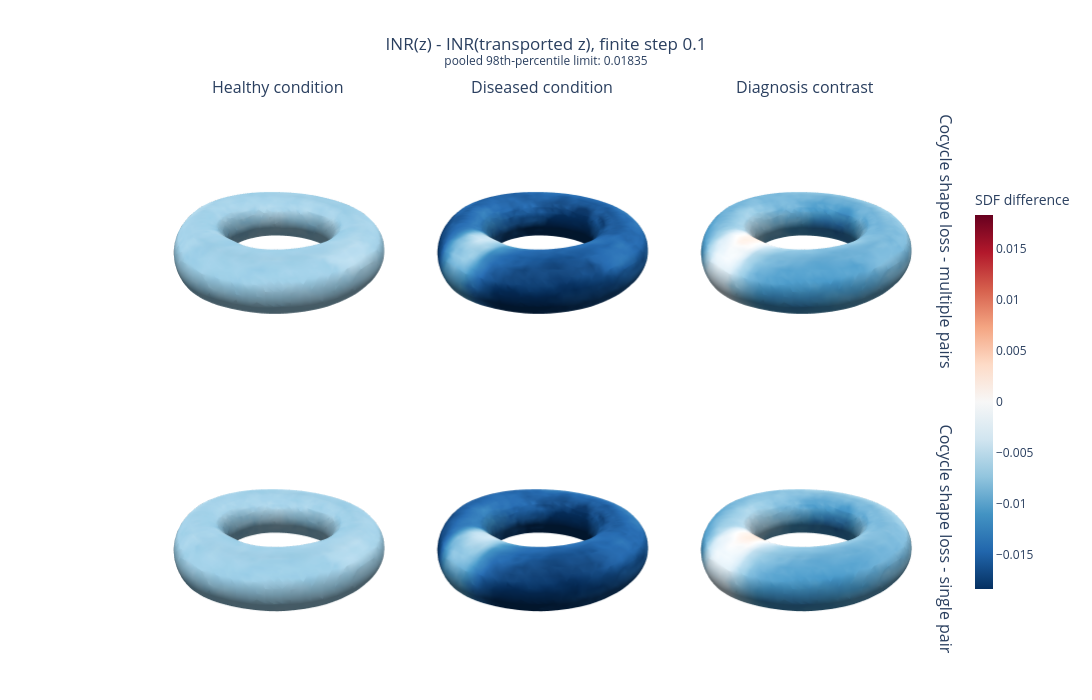

The cell this chart's notebook holds for it:
### Markdown cell above
## Finite-step INR difference

The healthy and diseased columns use the exact conditioned transport from `t` to
`t + DELTA_T`. The diagnosis-contrast column applies the difference between those two
transport displacements to the same starting latent.

### Code cell
comparison_surface_figure(
    "inr_difference",
    f"INR(z) - INR(transported z), finite step {DELTA_T:g}",
    "SDF difference",
).show()


def inr_difference_grid(model_name, map_name, resolution=GRID_RES):
    model = MODELS[model_name]
    z = model["mean_z"]
    z_step = RESULTS[model_name][map_name]["z_step"]
    axis, base = decode_grid(model["decoder"], z, resolution)
    _, step = decode_grid(model["decoder"], z_step, resolution)
    return axis, base - step


def plot_difference_slices(map_name="diagnosis_contrast"):
    grids = []
    for model_name in MODELS:
        axis, difference = inr_difference_grid(model_name, map_name)
        grids.append((model_name, axis, difference))
    limit = robust_symmetric_limit([item[2] for item in grids])
    fig, axes = plt.subplots(len(grids), 3, figsize=(12, 4 * len(grids)), squeeze=False)

    for row, (model_name, axis, difference) in enumerate(grids):
        center = difference.shape[0] // 2
        slices = [
            difference[center, :, :],
            difference[:, center, :],
            difference[:, :, center],
        ]
        for col, (image, plane) in enumerate(zip(slices, ("x=0", "y=0", "z=0"))):
            im = axes[row, col].imshow(
                image.T,
                origin="lower",
                extent=(axis[0], axis[-1], axis[0], axis[-1]),
                cmap="RdBu_r",
                vmin=-limit,
                vmax=limit,
            )
            axes[row, col].set_title(f"{MODELS[model_name]['label']} | {plane}")
            axes[row, col].set_aspect("equal")

    fig.colorbar(im, ax=axes.ravel().tolist(), shrink=0.75, label="INR difference")
    fig.suptitle(f"Orthogonal slices: {map_name.replace('_', ' ')}")
    plt.show()


plot_difference_slices("diagnosis_contrast")

### Figure 1 — Plotly figure (JSON) as saved in the notebook; plotly's stock layout.template omitted (floating-point values rounded to 4 significant figures; data arrays with more than 128 entries replaced by an {"elided": "..."} marker saying what was removed)
{"data": [{"cmax": 0.01835, "cmin": -0.01835, "colorbar": {"len": 0.72, "thickness": 18, "title": {"text": "SDF difference"}}, "colorscale": [[0, "rgb(5,48,97)"], [0.1, "rgb(33,102,172)"], [0.2, "rgb(67,147,195)"], [0.3, "rgb(146,197,222)"], [0.4, "rgb(209,229,240)"], [0.5, "rgb(247,247,247)"], [0.6, "rgb(253,219,199)"], [0.7, "rgb(244,165,130)"], [0.8, "rgb(214,96,77)"], [0.9, "rgb(178,24,43)"], [1, "rgb(103,0,31)"]], "flatshading": false, "hovertemplate": "value=%{intensity:.5g}<extra></extra>", "i": {"elided": "11724 int values"}, "intensity": {"elided": "5862 float values"}, "intensitymode": "vertex", "j": {"elided": "11724 int values"}, "k": {"elided": "11724 int values"}, "lighting": {"ambient": 0.45, "diffuse": 0.75, "roughness": 0.65, "specular": 0.25}, "lightposition": {"x": 100, "y": 150, "z": 200}, "scene": "scene", "showscale": false, "type": "mesh3d", "x": {"elided": "5862 float values"}, "y": {"elided": "5862 float values"}, "z": {"elided": "5862 float values"}}, {"cmax": 0.01835, "cmin": -0.01835, "colorbar": {"len": 0.72, "thickness": 18, "title": {"text": "SDF difference"}}, "colorscale": [[0, "rgb(5,48,97)"], [0.1, "rgb(33,102,172)"], [0.2, "rgb(67,147,195)"], [0.3, "rgb(146,197,222)"], [0.4, "rgb(209,229,240)"], [0.5, "rgb(247,247,247)"], [0.6, "rgb(253,219,199)"], [0.7, "rgb(244,165,130)"], [0.8, "rgb(214,96,77)"], [0.9, "rgb(178,24,43)"], [1, "rgb(103,0,31)"]], "flatshading": false, "hovertemplate": "value=%{intensity:.5g}<extra></extra>", "i": {"elided": "11724 int values"}, "intensity": {"elided": "5862 float values"}, "intensitymode": "vertex", "j": {"elided": "11724 int values"}, "k": {"elided": "11724 int values"}, "lighting": {"ambient": 0.45, "diffuse": 0.75, "roughness": 0.65, "specular": 0.25}, "lightposition": {"x": 100, "y": 150, "z": 200}, "scene": "scene2", "showscale": false, "type": "mesh3d", "x": {"elided": "5862 float values"}, "y": {"elided": "5862 float values"}, "z": {"elided": "5862 float values"}}, {"cmax": 0.01835, "cmin": -0.01835, "colorbar": {"len": 0.72, "thickness": 18, "title": {"text": "SDF difference"}}, "colorscale": [[0, "rgb(5,48,97)"], [0.1, "rgb(33,102,172)"], [0.2, "rgb(67,147,195)"], [0.3, "rgb(146,197,222)"], [0.4, "rgb(209,229,240)"], [0.5, "rgb(247,247,247)"], [0.6, "rgb(253,219,199)"], [0.7, "rgb(244,165,130)"], [0.8, "rgb(214,96,77)"], [0.9, "rgb(178,24,43)"], [1, "rgb(103,0,31)"]], "flatshading": false, "hovertemplate": "value=%{intensity:.5g}<extra></extra>", "i": {"elided": "11724 int values"}, "intensity": {"elided": "5862 float values"}, "intensitymode": "vertex", "j": {"elided": "11724 int values"}, "k": {"elided": "11724 int values"}, "lighting": {"ambient": 0.45, "diffuse": 0.75, "roughness": 0.65, "specular": 0.25}, "lightposition": {"x": 100, "y": 150, "z": 200}, "scene": "scene3", "showscale": true, "type": "mesh3d", "x": {"elided": "5862 float values"}, "y": {"elided": "5862 float values"}, "z": {"elided": "5862 float values"}}, {"cmax": 0.01835, "cmin": -0.01835, "colorbar": {"len": 0.72, "thickness": 18, "title": {"text": "SDF difference"}}, "colorscale": [[0, "rgb(5,48,97)"], [0.1, "rgb(33,102,172)"], [0.2, "rgb(67,147,195)"], [0.3, "rgb(146,197,222)"], [0.4, "rgb(209,229,240)"], [0.5, "rgb(247,247,247)"], [0.6, "rgb(253,219,199)"], [0.7, "rgb(244,165,130)"], [0.8, "rgb(214,96,77)"], [0.9, "rgb(178,24,43)"], [1, "rgb(103,0,31)"]], "flatshading": false, "hovertemplate": "value=%{intensity:.5g}<extra></extra>", "i": {"elided": "11720 int values"}, "intensity": {"elided": "5860 float values"}, "intensitymode": "vertex", "j": {"elided": "11720 int values"}, "k": {"elided": "11720 int values"}, "lighting": {"ambient": 0.45, "diffuse": 0.75, "roughness": 0.65, "specular": 0.25}, "lightposition": {"x": 100, "y": 150, "z": 200}, "scene": "scene4", "showscale": false, "type": "mesh3d", "x": {"elided": "5860 float values"}, "y": {"elided": "5860 float values"}, "z": {"elided": "5860 float values"}}, {"cmax": 0.01835, "cmin": -0.01835, "colorbar": {"len": 0.72, "thickness": 18, "title": {"text": "SDF difference"}}, "colorscale": [[0, "rgb(5,48,97)"], [0.1, "rgb(33,102,172)"], [0.2, "rgb(67,147,195)"], [0.3, "rgb(146,197,222)"], [0.4, "rgb(209,229,240)"], [0.5, "rgb(247,247,247)"], [0.6, "rgb(253,219,199)"], [0.7, "rgb(244,165,130)"], [0.8, "rgb(214,96,77)"], [0.9, "rgb(178,24,43)"], [1, "rgb(103,0,31)"]], "flatshading": false, "hovertemplate": "value=%{intensity:.5g}<extra></extra>", "i": {"elided": "11720 int values"}, "intensity": {"elided": "5860 float values"}, "intensitymode": "vertex", "j": {"elided": "11720 int values"}, "k": {"elided": "11720 int values"}, "lighting": {"ambient": 0.45, "diffuse": 0.75, "roughness": 0.65, "specular": 0.25}, "lightposition": {"x": 100, "y": 150, "z": 200}, "scene": "scene5", "showscale": false, "type": "mesh3d", "x": {"elided": "5860 float values"}, "y": {"elided": "5860 float values"}, "z": {"elided": "5860 float values"}}, {"cmax": 0.01835, "cmin": -0.01835, "colorbar": {"len": 0.72, "thickness": 18, "title": {"text": "SDF difference"}}, "colorscale": [[0, "rgb(5,48,97)"], [0.1, "rgb(33,102,172)"], [0.2, "rgb(67,147,195)"], [0.3, "rgb(146,197,222)"], [0.4, "rgb(209,229,240)"], [0.5, "rgb(247,247,247)"], [0.6, "rgb(253,219,199)"], [0.7, "rgb(244,165,130)"], [0.8, "rgb(214,96,77)"], [0.9, "rgb(178,24,43)"], [1, "rgb(103,0,31)"]], "flatshading": false, "hovertemplate": "value=%{intensity:.5g}<extra></extra>", "i": {"elided": "11720 int values"}, "intensity": {"elided": "5860 float values"}, "intensitymode": "vertex", "j": {"elided": "11720 int values"}, "k": {"elided": "11720 int values"}, "lighting": {"ambient": 0.45, "diffuse": 0.75, "roughness": 0.65, "specular": 0.25}, "lightposition": {"x": 100, "y": 150, "z": 200}, "scene": "scene6", "showscale": false, "type": "mesh3d", "x": {"elided": "5860 float values"}, "y": {"elided": "5860 float values"}, "z": {"elided": "5860 float values"}}], "layout": {"annotations": [{"font": {"size": 16}, "showarrow": false, "text": "Healthy condition", "x": 0.16, "xanchor": "center", "xref": "paper", "y": 1, "yanchor": "bottom", "yref": "paper"}, {"font": {"size": 16}, "showarrow": false, "text": "Diseased condition", "x": 0.49, "xanchor": "center", "xref": "paper", "y": 1, "yanchor": "bottom", "yref": "paper"}, {"font": {"size": 16}, "showarrow": false, "text": "Diagnosis contrast", "x": 0.82, "xanchor": "center", "xref": "paper", "y": 1, "yanchor": "bottom", "yref": "paper"}, {"font": {"size": 16}, "showarrow": false, "text": "Cocycle shape loss - multiple pairs", "textangle": 90, "x": 0.98, "xanchor": "left", "xref": "paper", "y": 0.7562, "yanchor": "middle", "yref": "paper"}, {"font": {"size": 16}, "showarrow": false, "text": "Cocycle shape loss - single pair", "textangle": 90, "x": 0.98, "xanchor": "left", "xref": "paper", "y": 0.2437, "yanchor": "middle", "yref": "paper"}], "height": 700, "margin": {"b": 20, "l": 150, "r": 30, "t": 100}, "scene": {"aspectmode": "data", "camera": {"eye": {"x": 1.55, "y": 1.55, "z": 1.05}}, "domain": {"x": [0, 0.32], "y": [0.5125, 1]}, "xaxis": {"visible": false}, "yaxis": {"visible": false}, "zaxis": {"visible": false}}, "scene2": {"aspectmode": "data", "camera": {"eye": {"x": 1.55, "y": 1.55, "z": 1.05}}, "domain": {"x": [0.33, 0.65], "y": [0.5125, 1]}, "xaxis": {"visible": false}, "yaxis": {"visible": false}, "zaxis": {"visible": false}}, "scene3": {"aspectmode": "data", "camera": {"eye": {"x": 1.55, "y": 1.55, "z": 1.05}}, "domain": {"x": [0.66, 0.98], "y": [0.5125, 1]}, "xaxis": {"visible": false}, "yaxis": {"visible": false}, "zaxis": {"visible": false}}, "scene4": {"aspectmode": "data", "camera": {"eye": {"x": 1.55, "y": 1.55, "z": 1.05}}, "domain": {"x": [0, 0.32], "y": [0, 0.4875]}, "xaxis": {"visible": false}, "yaxis": {"visible": false}, "zaxis": {"visible": false}}, "scene5": {"aspectmode": "data", "camera": {"eye": {"x": 1.55, "y": 1.55, "z": 1.05}}, "domain": {"x": [0.33, 0.65], "y": [0, 0.4875]}, "xaxis": {"visible": false}, "yaxis": {"visible": false}, "zaxis": {"visible": false}}, "scene6": {"aspectmode": "data", "camera": {"eye": {"x": 1.55, "y": 1.55, "z": 1.05}}, "domain": {"x": [0.66, 0.98], "y": [0, 0.4875]}, "xaxis": {"visible": false}, "yaxis": {"visible": false}, "zaxis": {"visible": false}}, "title": {"text": "INR(z) - INR(transported z), finite step 0.1<br><sup>pooled 98th-percentile limit: 0.01835</sup>", "x": 0.5}, "width": 1120}}
